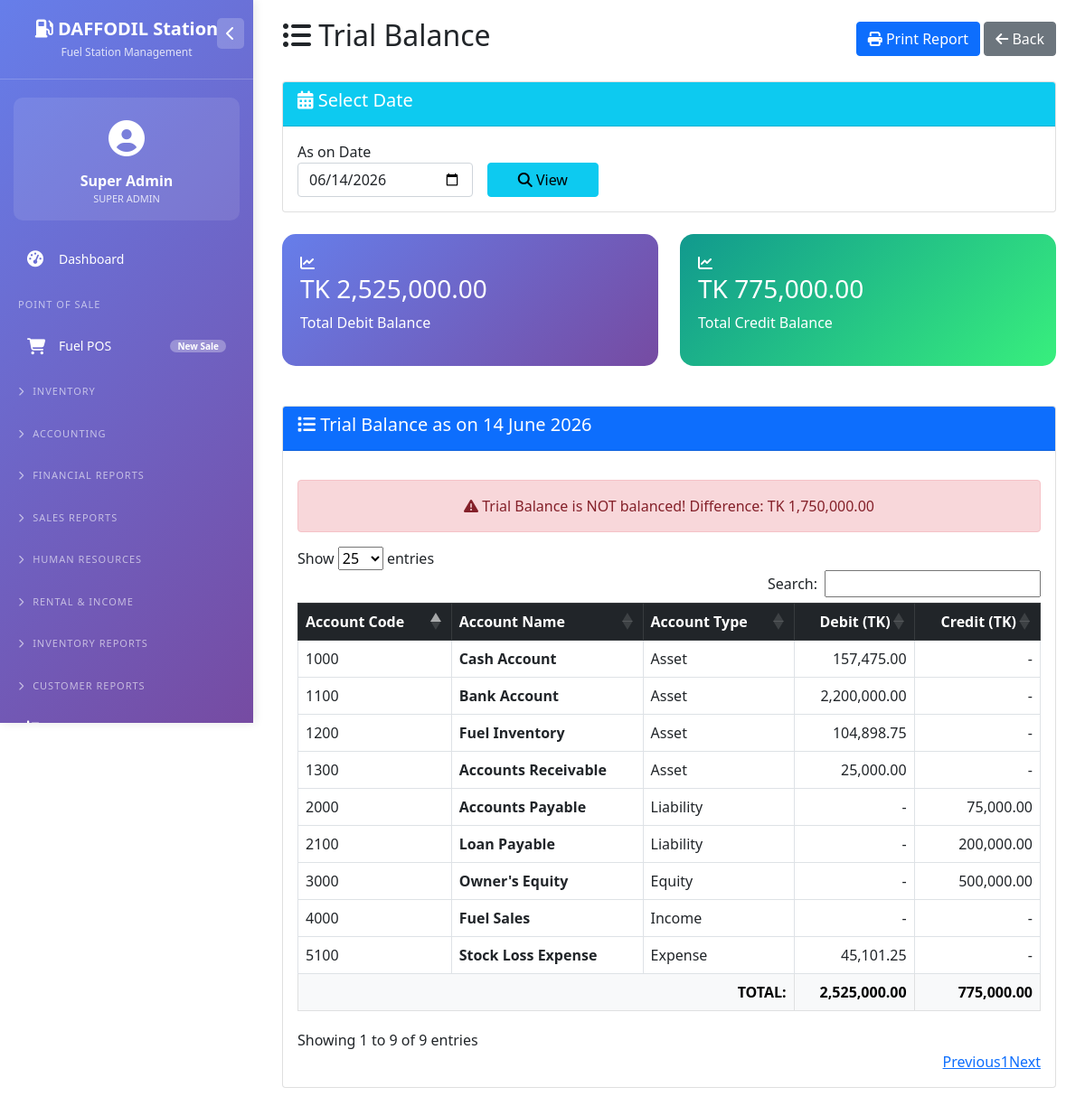
Page /trial_balance.php (signed in) on the earlier database version.
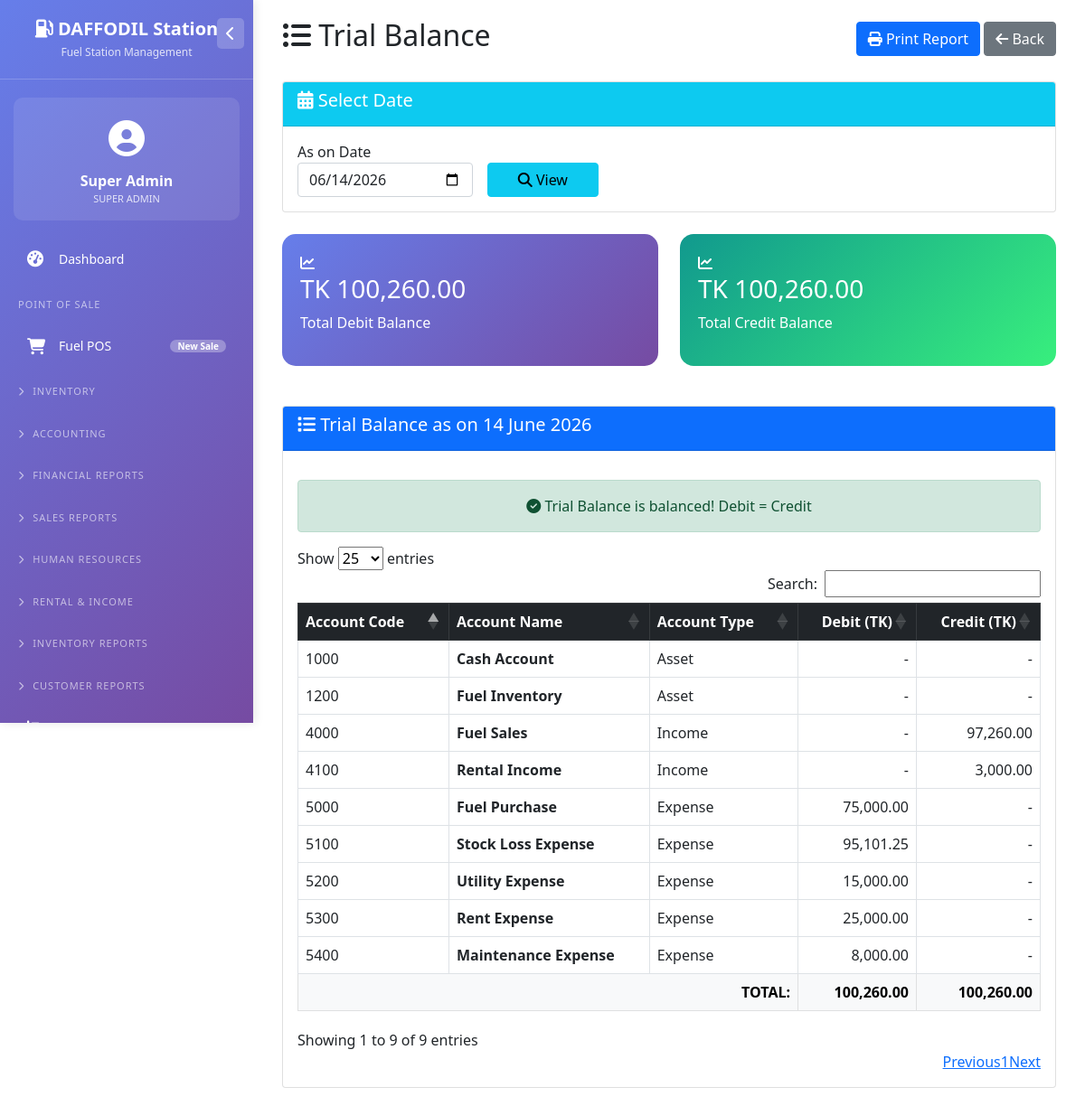
Same page on the later database version.
### tables this page shows
CREATE TABLE `chart_of_accounts` (
  `id` int(11) NOT NULL,
  `account_code` varchar(20) NOT NULL,
  `account_name` varchar(100) NOT NULL,
  `account_type` enum('asset','liability','equity','income','expense') NOT NULL,
  `parent_id` int(11) DEFAULT NULL,
  `opening_balance` decimal(15,2) DEFAULT 0.00,
  `balance_type` enum('debit','credit') DEFAULT 'debit',
  `is_active` tinyint(1) DEFAULT 1
);

### trial_balance.php (the view, shortened to what the changed rows need)
<?php
require_once 'config/database.php';
$as_on = $_GET['as_on'] ?? date('Y-m-d');
$accounts = $pdo->query("SELECT * FROM chart_of_accounts WHERE is_active = 1 ORDER BY account_type, account_code")->fetchAll();
$trial_balance = [];
foreach($accounts as $acc) {
    $stmt = $pdo->prepare("SELECT SUM(debit_amount) as total_debit, SUM(credit_amount) as total_credit FROM voucher_items vi JOIN vouchers v ON vi.voucher_id = v.id WHERE vi.account_id = ? AND v.date <= ? AND v.status = 'approved'");
    $stmt->execute([$acc['id'], $as_on]);
    $row = $stmt->fetch();
    $total_debit = $row['total_debit'] ?? 0;
    $total_credit = $row['total_credit'] ?? 0;
    $opening = $acc['opening_balance'];
    if($acc['balance_type'] == 'debit') {
        $debit_balance = $opening + ($total_debit - $total_credit);
        $credit_balance = 0;
    } else {
        $credit_balance = $opening + ($total_credit - $total_debit);
        $debit_balance = 0;
    }
    if($debit_balance != 0 || $credit_balance != 0) {
        $trial_balance[] = [
            'code' => $acc['account_code'],
            'name' => $acc['account_name'],
            'type' => $acc['account_type'],
            'debit' => $debit_balance,
            'credit' => $credit_balance
        ];
    }
}
$total_debit = array_sum(array_column($trial_balance, 'debit'));
$total_credit = array_sum(array_column($trial_balance, 'credit'));
$settings = $pdo->query("SELECT setting_key, setting_value FROM system_settings")->fetchAll(PDO::FETCH_KEY_PAIR);
$currency = $settings['currency_symbol'] ?? 'BDT';
?>
<!DOCTYPE html>
<html lang="en">
<head>
    <link href="https://cdn.jsdelivr.net/npm/bootstrap@5.1.3/dist/css/bootstrap.min.css" rel="stylesheet">
    <link rel="stylesheet" href="https://cdn.datatables.net/1.11.5/css/dataTables.bootstrap5.min.css">
    <link rel="stylesheet" href="https://cdnjs.cloudflare.com/ajax/libs/font-awesome/6.4.0/css/all.min.css">
</head>
<body>
    <?php include 'left_menu.php'; ?>
    <div class="main-content">
        <div class="container-fluid">
            <div class="d-flex justify-content-between align-items-center mb-4 flex-wrap no-print">
                <h2><i class="fas fa-list-ul"></i> Trial Balance</h2>
            </div>
            <div class="card mb-4 no-print">
            </div>
            <div class="row mb-4 no-print">
                <div class="col-md-6">
                    <div class="stats-card">
                        <i class="fas fa-chart-line"></i>
                        <h3><?php echo $currency; ?> <?php echo number_format($total_debit, 2); ?></h3>
                        <p>Total Debit Balance</p>
                    </div>
                </div>
                <div class="col-md-6">
                    <div class="stats-card" style="background: linear-gradient(135deg, #11998e 0%, #38ef7d 100%);">
                        <i class="fas fa-chart-line"></i>
                        <h3><?php echo $currency; ?> <?php echo number_format($total_credit, 2); ?></h3>
                        <p>Total Credit Balance</p>
                    </div>
                </div>
            </div>
            <div class="card">
                <div class="card-body">
                    <div class="table-responsive">
                        <table class="table table-bordered table-hover" id="tbTable">
                            <thead class="table-dark">
                                <tr>
                                    <th>Account Code</th>
                                    <th>Account Name</th>
                                    <th>Account Type</th>
                                    <th class="text-end">Debit (<?php echo $currency; ?>)</th>
                                    <th class="text-end">Credit (<?php echo $currency; ?>)</th>
                                </tr>
                            </thead>
                            <tbody>
                                <?php foreach($trial_balance as $tb): ?>
                                <tr>
                                    <td><?php echo $tb['code']; ?></td>
                                    <td><strong><?php echo $tb['name']; ?></strong></td>
                                    <td><?php echo ucfirst($tb['type']); ?></td>
                                    <td class="text-end"><?php echo $tb['debit'] > 0 ? number_format($tb['debit'], 2) : '-'; ?></td>
                                    <td class="text-end"><?php echo $tb['credit'] > 0 ? number_format($tb['credit'], 2) : '-'; ?></td>
                                </tr>
                                <?php endforeach; ?>
                            </tbody>
                            <tfoot class="table-light">
                                <tr class="fw-bold">
                                    <td colspan="3" class="text-end">TOTAL:</td>
                                    <td class="text-end"><?php echo number_format($total_debit, 2); ?></td>
                                    <td class="text-end"><?php echo number_format($total_credit, 2); ?></td>
                                </tr>
                            </tfoot>
                         </div>
                    </div>
                </div>
            </div>
            <?php if(abs($total_debit - $total_credit) < 0.01): ?>
                <div class="alert alert-success mt-3 text-center no-print">
                    <i class="fas fa-check-circle"></i> Trial Balance is balanced! Debit = Credit
                </div>
            <?php else: ?>
                <div class="alert alert-danger mt-3 text-center no-print">
                    <i class="fas fa-exclamation-triangle"></i> Trial Balance is NOT balanced! Difference: <?php echo $currency; ?> <?php echo number_format(abs($total_debit - $total_credit), 2); ?>
                </div>
            <?php endif; ?>
        </div>
</body>
</html>

Differences in the rows shown:
no longer on this page (row edited): chart_of_accounts: account_code "1100", account_name "Bank Account", account_type "Asset", debit "2,200,000.00"
no longer on this page (row edited): chart_of_accounts: account_code "1300", account_name "Accounts Receivable", account_type "Asset", debit "25,000.00"
no longer on this page (row edited): chart_of_accounts: account_code "2000", account_name "Accounts Payable", account_type "Liability", credit "75,000.00"
no longer on this page (row edited): chart_of_accounts: account_code "2100", account_name "Loan Payable", account_type "Liability", credit "200,000.00"
no longer on this page (row edited): chart_of_accounts: account_code "3000", account_name "Owner's Equity", account_type "Equity", credit "500,000.00"
changed chart_of_accounts "Cash Account": debit "157,475.00" → (not shown); now shows "-"
changed chart_of_accounts "Fuel Inventory": debit "104,898.75" → (not shown); now shows "-"
changed chart_of_accounts "Fuel Sales": credit (not shown) → "97,260.00"; no longer shows "-"
now on this page (row edited): chart_of_accounts: account_code "4100", account_name "Rental Income", account_type "Income", credit "3,000.00"
now on this page (row unchanged): chart_of_accounts: account_code "5000", account_name "Fuel Purchase", account_type "Expense", debit "75,000.00"
computed for chart_of_accounts "Stock Loss Expense": debit "45,101.25" → "95,101.25"
now on this page (row unchanged): chart_of_accounts: account_code "5200", account_name "Utility Expense", account_type "Expense", debit "15,000.00"
added chart_of_accounts: account_code "5300", account_name "Rent Expense", account_type "Expense", debit "25,000.00"
added chart_of_accounts: account_code "5400", account_name "Maintenance Expense", account_type "Expense", debit "8,000.00"
Other differences:
$total_debit: "2,525,000.00" → "100,260.00"
$total_credit: "775,000.00" → "100,260.00"
$currency: "TK" → (not shown)
abs($total_debit - $total_credit): "1,750,000.00" → (not shown)
text no longer shown: "Trial Balance is NOT balanced! Difference:"
text now shown: "Trial Balance is balanced! Debit = Credit"
